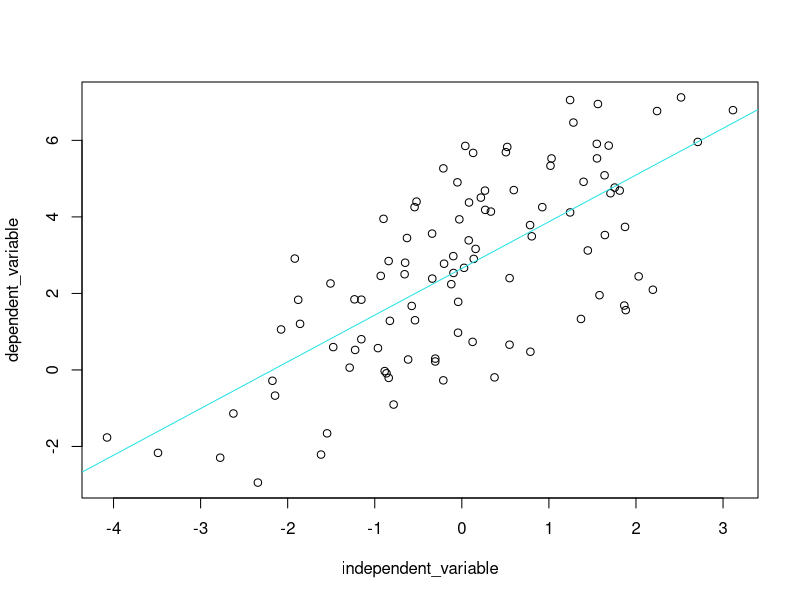
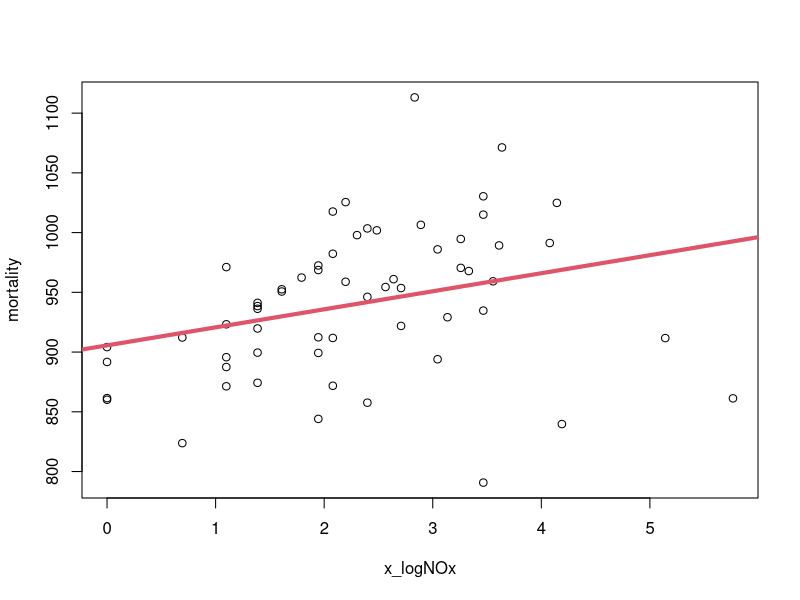

Generate these figures, in order, with R:
## ---- chunk 1
set.seed(20)
#total numbers of samples is 100

numbers <- rnorm(n = 100, mean = 0, sd = 1.41)

error_in_model <- rnorm(n = 100,mean =0, sd = 1.73)

## ---- chunk 2
yi <- 2.5 + 1 * numbers + error_in_model
## ---- chunk 3
random_fit<-lm(formula = yi~numbers)

plot(numbers,yi,xlab = 'independent_variable', ylab = 'dependent_variable' )
abline(random_fit,col=5)
## ---- chunk 4
library(readr)
csv_file <- read.csv('Mortality_data.csv')
## ---- chunk 5
names(csv_file)
## ---- chunk 6
length(unique(csv_file[[1]]))
## ---- chunk 7
csv_file$logNOx <- log(csv_file[[17]])
## ---- chunk 8
mortality_df <- data.frame(csv_file[[6]],csv_file[[18]])
## ---- chunk 9
y_mort <- mortality_df[[1]]  #dependent variable
  
## ---- chunk 10
x_logNOx <- mortality_df[[2]] #independent variable
## ---- chunk 11
mortality_fit <- lm(formula = y_mort~x_logNOx)
## ---- chunk 12
summary(mortality_fit)
## ---- chunk 13
#get coefficients of regression
coefficients(mortality_fit)
## ---- chunk 14
# plot to the graph
plot(x_logNOx, y_mort, xlab ="x_logNOx", ylab= "mortality")
#draw abline
abline(mortality_fit, col = 2, lwd = 4)
## ---- chunk 15
mortality_df <-data.frame(y_mort, x_logNOx, predicted_mortality = predict(mortality_fit),residual =residuals(mortality_fit))
mortality_df
## ---- chunk 16
# Predcit value for  x_logNOx = 2.041393
new.xlogNOx <- data.frame(x_logNOx = 2.041393)
predict(mortality_fit, newdata = new.xlogNOx)
